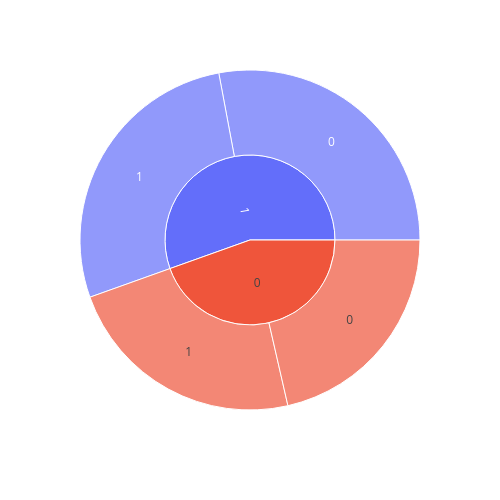

Here is the notebook cell this chart was saved with:
### Code cell
#plot for Nausea,Lumber Pain compare with Disease Name
plt.figure(figsize=(5,5))
fig = px.sunburst(df,path=[ 'Nausea','Lumber Pain'], values='Disease Name')
fig.update_layout(
            autosize=False,
            width=500,  # Approximate width in pixels (5 inches * 100 pixels per inch)
            height=500  # Approximate height in pixels (5 inches * 100 pixels per inch)
        )
fig.show()

### Figure 1 — Plotly figure (JSON) as saved in the notebook; plotly's stock layout.template omitted (floating-point values rounded to 4 significant figures)
{"data": [{"branchvalues": "total", "domain": {"x": [0, 1], "y": [0, 1]}, "hovertemplate": "labels=%{label}<br>Disease Name=%{value}<br>parent=%{parent}<br>id=%{id}<extra></extra>", "ids": ["1/1", "0/1", "0/0", "1/0", "1", "0"], "labels": ["1", "1", "0", "0", "1", "0"], "name": "", "parents": ["1", "0", "0", "1", "", ""], "type": "sunburst", "values": [582.0, 489.0, 453.0, 591.0, 1173.0, 942.0]}], "layout": {"autosize": false, "height": 500, "legend": {"tracegroupgap": 0}, "margin": {"t": 60}, "width": 500}}
